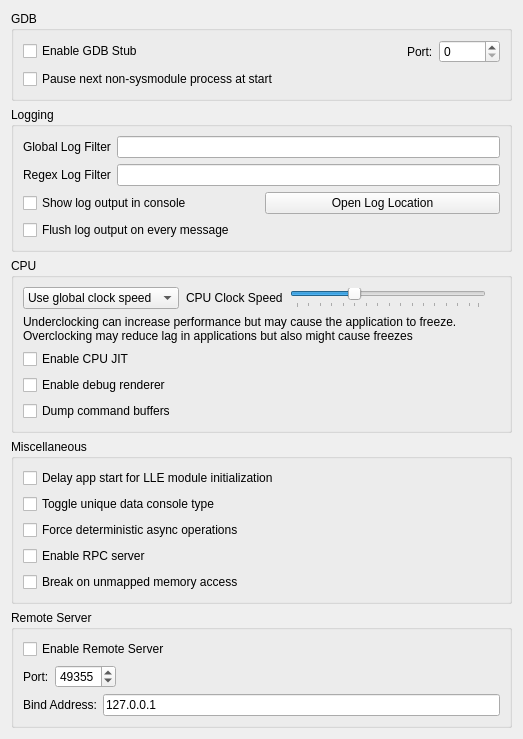
<?xml version="1.0" encoding="UTF-8"?>
<ui version="4.0">
 <class>ConfigureDebug</class>
 <widget class="QWidget" name="ConfigureDebug">
  <property name="geometry">
   <rect>
    <x>0</x>
    <y>0</y>
    <width>523</width>
    <height>458</height>
   </rect>
  </property>
  <property name="windowTitle">
   <string>Form</string>
  </property>
  <layout class="QVBoxLayout" name="verticalLayout_1">
   <item>
    <layout class="QVBoxLayout" name="verticalLayout_2">
     <item>
      <widget class="QGroupBox" name="gdb_groupbox">
       <property name="title">
        <string>GDB</string>
       </property>
       <layout class="QVBoxLayout" name="verticalLayout_3">
        <item>
         <layout class="QHBoxLayout" name="horizontalLayout_1">
          <item>
           <widget class="QCheckBox" name="toggle_gdbstub">
            <property name="text">
             <string>Enable GDB Stub</string>
            </property>
           </widget>
          </item>
          <item>
           <spacer name="horizontalSpacer">
            <property name="orientation">
             <enum>Qt::Horizontal</enum>
            </property>
            <property name="sizeHint" stdset="0">
             <size>
              <width>40</width>
              <height>20</height>
             </size>
            </property>
           </spacer>
          </item>
          <item>
           <widget class="QLabel" name="label_2">
            <property name="text">
             <string>Port:</string>
            </property>
           </widget>
          </item>
          <item>
           <widget class="QSpinBox" name="gdbport_spinbox">
            <property name="maximum">
             <number>65536</number>
            </property>
           </widget>
          </item>
         </layout>
        </item>
        <item>
          <widget class="QCheckBox" name="debug_next_process">
            <property name="text">
              <string>Pause next non-sysmodule process at start</string>
            </property>
          </widget>
        </item>
       </layout>
      </widget>
     </item>
    </layout>
   </item>
   <item>
    <widget class="QGroupBox" name="groupBox_2">
     <property name="title">
      <string>Logging</string>
     </property>
     <layout class="QVBoxLayout" name="verticalLayout">
      <item>
       <layout class="QHBoxLayout" name="horizontalLayout">
        <item>
         <widget class="QLabel" name="label">
          <property name="text">
           <string>Global Log Filter</string>
          </property>
         </widget>
        </item>
        <item>
         <widget class="QLineEdit" name="log_filter_edit"/>
        </item>
       </layout>
      </item>
      <item>
       <layout class="QHBoxLayout" name="horizontalLayout1">
        <item>
         <widget class="QLabel" name="label_3">
          <property name="text">
           <string>Regex Log Filter</string>
          </property>
         </widget>
        </item>
        <item>
         <widget class="QLineEdit" name="log_regex_filter_edit"/>
        </item>
       </layout>
      </item>
      <item>
       <layout class="QHBoxLayout" name="horizontalLayout2">
        <item>
         <widget class="QCheckBox" name="toggle_console">
          <property name="text">
           <string>Show log output in console</string>
          </property>
         </widget>
        </item>
        <item>
         <widget class="QPushButton" name="open_log_button">
          <property name="text">
           <string>Open Log Location</string>
          </property>
         </widget>
        </item>
       </layout>
      </item>
      <item>
        <widget class="QCheckBox" name="instant_debug_log">
          <property name="text">
            <string>Flush log output on every message</string>
          </property>
          <property name="toolTip">
            <string>&lt;html&gt;&lt;body&gt;Immediately commits the debug log to file. Use this if Azahar crashes and the log output is being cut.&lt;br&gt;Enabling this feature will decrease performance, only use it for debugging purposes.&lt;/body&gt;&lt;/html&gt;</string>
          </property>
        </widget>
      </item>
     </layout>
    </widget>
   </item>
   <item>
    <widget class="QGroupBox" name="groupBox_4">
     <property name="title">
      <string>CPU</string>
     </property>
     <layout class="QGridLayout" name="clock_speed_GLayout">
      <item row="1" column="0">
       <widget class="QWidget" name="clock_speed_widget" native="true">
        <layout class="QHBoxLayout" name="clock_speed_layout">
         <property name="spacing">
          <number>7</number>
         </property>
         <property name="leftMargin">
          <number>0</number>
         </property>
         <property name="topMargin">
          <number>0</number>
         </property>
         <property name="rightMargin">
          <number>0</number>
         </property>
         <property name="bottomMargin">
          <number>0</number>
         </property>
         <item>
          <widget class="QComboBox" name="clock_speed_combo">
           <item>
            <property name="text">
             <string>Use global clock speed</string>
            </property>
           </item>
           <item>
            <property name="text">
             <string>Set clock speed:</string>
            </property>
           </item>
          </widget>
         </item>
         <item>
          <widget class="QLabel" name="clock_speed_label">
           <property name="text">
            <string>CPU Clock Speed</string>
           </property>
          </widget>
         </item>
         <item>
          <widget class="QSlider" name="slider_clock_speed">
           <property name="toolTip">
            <string>&lt;html&gt;&lt;body&gt;Changes the emulated CPU clock frequency.&lt;br&gt;Underclocking can increase performance but may cause the application to freeze.&lt;br&gt;Overclocking may reduce application lag but also might cause freezes&lt;/body&gt;&lt;/html&gt;</string>
           </property>
           <property name="minimum">
            <number>0</number>
           </property>
           <property name="maximum">
            <number>79</number>
           </property>
           <property name="singleStep">
            <number>5</number>
           </property>
           <property name="pageStep">
            <number>15</number>
           </property>
           <property name="value">
            <number>25</number>
           </property>
           <property name="orientation">
            <enum>Qt::Horizontal</enum>
           </property>
           <property name="tickPosition">
            <enum>QSlider::TicksBelow</enum>
           </property>
          </widget>
         </item>
         <item>
          <widget class="QLabel" name="clock_display_label">
           <property name="text">
            <string/>
           </property>
           <property name="alignment">
            <set>Qt::AlignRight|Qt::AlignTrailing|Qt::AlignVCenter</set>
           </property>
          </widget>
         </item>
        </layout>
       </widget>
      </item>
      <item row="2" column="0">
       <widget class="QLabel" name="label_cpu_clock_info">
        <property name="text">
        <string>&lt;html&gt;&lt;head/&gt;&lt;body&gt;Underclocking can increase performance but may cause the application to freeze.&lt;br/&gt;Overclocking may reduce lag in applications but also might cause freezes&lt;/p&gt;&lt;/body&gt;&lt;/html&gt;</string>
       </property>
       <property name="textFormat">
        <enum>Qt::RichText</enum>
       </property>
      </widget>
     </item>
      <item row="3" column="0">
       <widget class="QCheckBox" name="toggle_cpu_jit">
        <property name="toolTip">
         <string>&lt;html&gt;&lt;head/&gt;&lt;body&gt;&lt;p&gt;Enables the use of the ARM JIT compiler for emulating the 3DS CPUs. Don't disable unless for debugging purposes&lt;/p&gt;&lt;/body&gt;&lt;/html&gt;</string>
        </property>
        <property name="text">
         <string>Enable CPU JIT</string>
        </property>
       </widget>
      </item>
      <item row="4" column="0">
       <widget class="QCheckBox" name="toggle_renderer_debug">
        <property name="text">
         <string>Enable debug renderer</string>
        </property>
       </widget>
      </item>
      <item row="5" column="0">
       <widget class="QCheckBox" name="toggle_dump_command_buffers">
        <property name="text">
         <string>Dump command buffers</string>
        </property>
       </widget>
      </item>
     </layout>
    </widget>
   </item>
   <item>
    <widget class="QGroupBox" name="groupBox_5">
     <property name="title">
      <string>Miscellaneous</string>
     </property>
     <layout class="QGridLayout" name="gridLayout_3">
      <item row="1" column="0">
       <widget class="QCheckBox" name="delay_start_for_lle_modules">
        <property name="toolTip">
         <string>&lt;html&gt;&lt;head/&gt;&lt;body&gt;&lt;p&gt;Introduces a delay to the first ever launched app thread if LLE modules are enabled, to allow them to initialize.&lt;/p&gt;&lt;/body&gt;&lt;/html&gt;</string>
        </property>
        <property name="text">
         <string>Delay app start for LLE module initialization</string>
        </property>
       </widget>
      </item>
      <item row="2" column="0">
       <widget class="QCheckBox" name="toggle_unique_data_console_type">
        <property name="toolTip">
         <string>&lt;html&gt;&lt;head/&gt;&lt;body&gt;&lt;p&gt;Toggles the unique data console type (Old 3DS &#8596; New 3DS) to be able to download the opposite system firmware type from system settings.&lt;/p&gt;&lt;/body&gt;&lt;/html&gt;</string>
        </property>
        <property name="text">
         <string>Toggle unique data console type</string>
        </property>
       </widget>
      </item>
      <item row="3" column="0">
       <widget class="QCheckBox" name="deterministic_async_operations">
        <property name="text">
         <string>Force deterministic async operations</string>
        </property>
        <property name="toolTip">
         <string>&lt;html&gt;&lt;head/&gt;&lt;body&gt;&lt;p&gt;Forces all async operations to run on the main thread, making them deterministic. Do not enable if you don't know what you are doing.&lt;/p&gt;&lt;/body&gt;&lt;/html&gt;</string>
        </property>
       </widget>
      </item>
      <item row="4" column="0">
        <widget class="QCheckBox" name="enable_rpc_server">
          <property name="text">
            <string>Enable RPC server</string>
          </property>
          <property name="toolTip">
            <string>&lt;html&gt;&lt;head/&gt;&lt;body&gt;&lt;p&gt;Enables the RPC server on port 45987. This allows remotely reading/writing guest memory, do not enable if you don't know what you are doing.&lt;/p&gt;&lt;/body&gt;&lt;/html&gt;</string>
          </property>
        </widget>
      </item>
      <item row="5" column="0">
       <widget class="QCheckBox" name="break_on_unmapped_memory_access">
        <property name="toolTip">
         <string>&lt;html&gt;&lt;head/&gt;&lt;body&gt;&lt;p&gt;Pauses emulation and shows an error message if an unmapped memory access is detected.&lt;/p&gt;&lt;/body&gt;&lt;/html&gt;</string>
        </property>
        <property name="text">
         <string>Break on unmapped memory access</string>
        </property>
       </widget>
      </item>
     </layout>
     </widget>
    </item>
    <item>
     <widget class="QGroupBox" name="remote_server_groupbox">
      <property name="title">
       <string>Remote Server</string>
      </property>
      <layout class="QVBoxLayout" name="verticalLayout_remote_server">
       <item>
        <widget class="QCheckBox" name="enable_remote_server">
         <property name="text">
          <string>Enable Remote Server</string>
         </property>
        </widget>
       </item>
       <item>
        <layout class="QHBoxLayout" name="horizontalLayout_remote_port">
         <item>
          <widget class="QLabel" name="remote_server_port_label">
           <property name="text">
            <string>Port:</string>
           </property>
          </widget>
         </item>
         <item>
          <widget class="QSpinBox" name="remote_server_port">
           <property name="minimum">
            <number>1</number>
           </property>
           <property name="maximum">
            <number>65535</number>
           </property>
           <property name="value">
            <number>49355</number>
           </property>
          </widget>
         </item>
         <item>
          <spacer name="horizontalSpacer_remote_port">
           <property name="orientation">
            <enum>Qt::Horizontal</enum>
           </property>
           <property name="sizeHint" stdset="0">
            <size>
             <width>40</width>
             <height>20</height>
            </size>
           </property>
          </spacer>
         </item>
        </layout>
       </item>
       <item>
        <layout class="QHBoxLayout" name="horizontalLayout_remote_address">
         <item>
          <widget class="QLabel" name="remote_server_address_label">
           <property name="text">
            <string>Bind Address:</string>
           </property>
          </widget>
         </item>
         <item>
          <widget class="QLineEdit" name="remote_server_bind_address">
           <property name="text">
            <string>127.0.0.1</string>
           </property>
          </widget>
         </item>
        </layout>
       </item>
      </layout>
     </widget>
    </item>
    <item>
     <spacer name="verticalSpacer">
     <property name="orientation">
      <enum>Qt::Vertical</enum>
     </property>
     <property name="sizeHint" stdset="0">
      <size>
       <width>20</width>
       <height>40</height>
      </size>
     </property>
    </spacer>
   </item>
  </layout>
 </widget>
 <tabstops>
  <tabstop>toggle_gdbstub</tabstop>
  <tabstop>gdbport_spinbox</tabstop>
  <tabstop>log_filter_edit</tabstop>
  <tabstop>toggle_console</tabstop>
  <tabstop>open_log_button</tabstop>
  <tabstop>enable_remote_server</tabstop>
  <tabstop>remote_server_port</tabstop>
  <tabstop>remote_server_bind_address</tabstop>
 </tabstops>
 <resources/>
 <connections>
  <connection>
    <sender>toggle_gdbstub</sender>
    <signal>toggled(bool)</signal>
    <receiver>gdbport_spinbox</receiver>
    <slot>setEnabled(bool)</slot>
    <hints>
     <hint type="sourcelabel">
      <x>84</x>
      <y>157</y>
     </hint>
     <hint type="destinationlabel">
      <x>342</x>
      <y>158</y>
     </hint>
    </hints>
   </connection>
   <connection>
    <sender>enable_remote_server</sender>
    <signal>toggled(bool)</signal>
    <receiver>remote_server_port</receiver>
    <slot>setEnabled(bool)</slot>
    <hints>
     <hint type="sourcelabel">
      <x>84</x>
      <y>400</y>
     </hint>
     <hint type="destinationlabel">
      <x>342</x>
      <y>400</y>
     </hint>
    </hints>
   </connection>
   <connection>
    <sender>enable_remote_server</sender>
    <signal>toggled(bool)</signal>
    <receiver>remote_server_bind_address</receiver>
    <slot>setEnabled(bool)</slot>
    <hints>
     <hint type="sourcelabel">
      <x>84</x>
      <y>400</y>
     </hint>
     <hint type="destinationlabel">
      <x>342</x>
      <y>430</y>
     </hint>
    </hints>
   </connection>
 </connections>
</ui>
